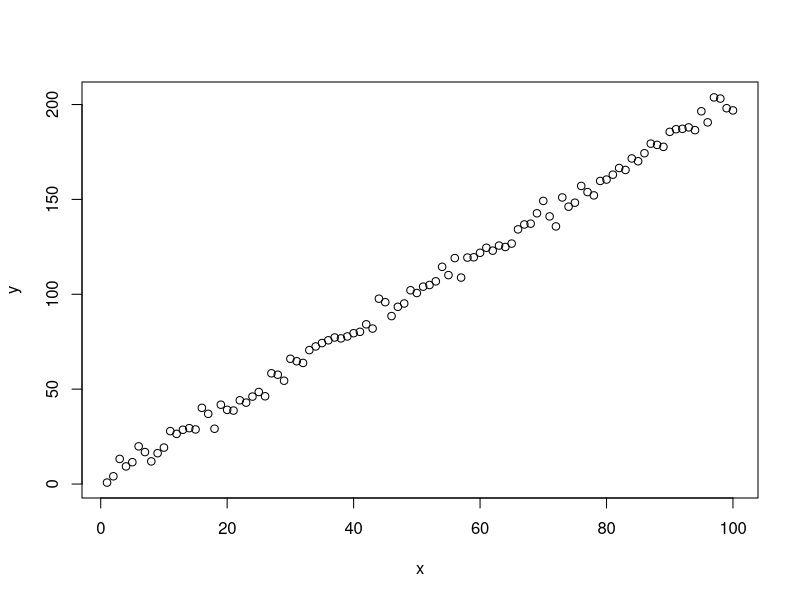
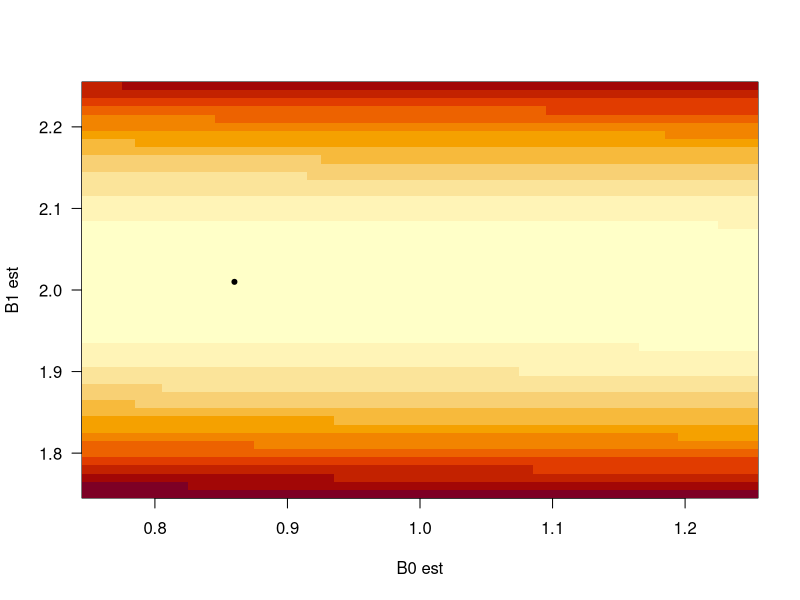
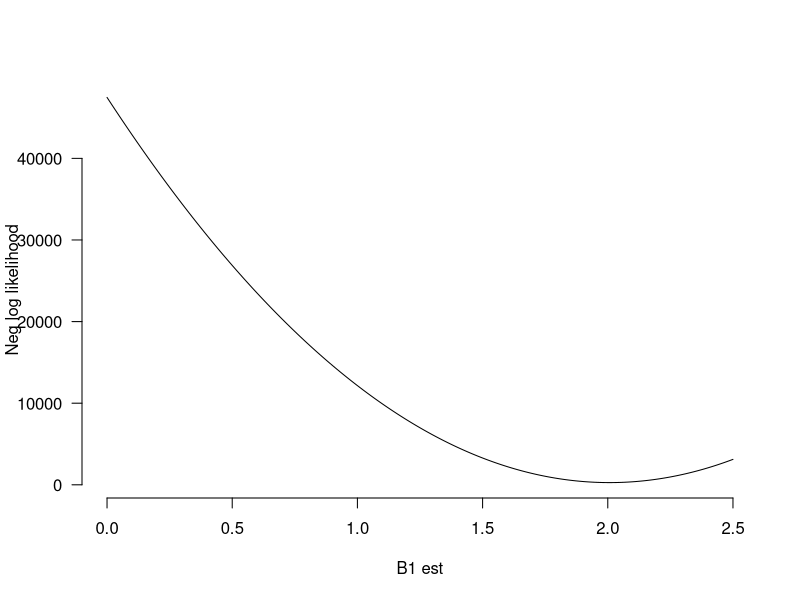
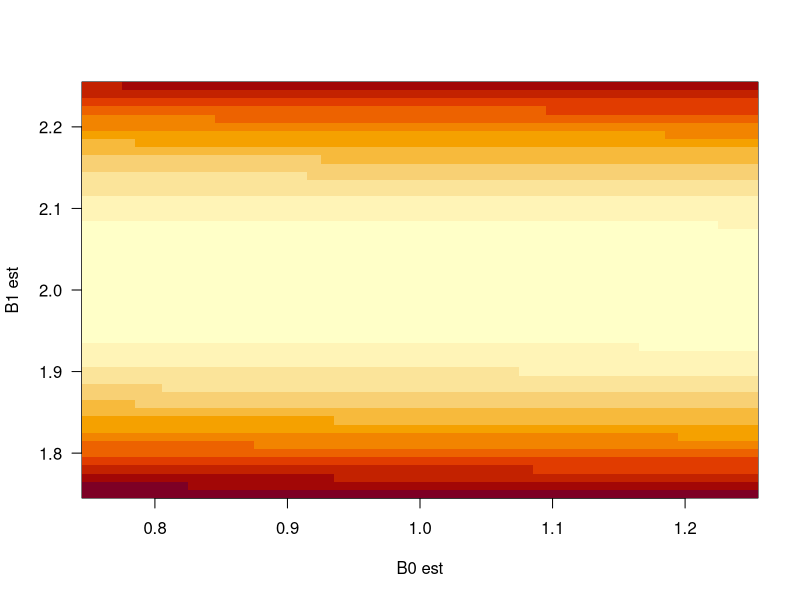
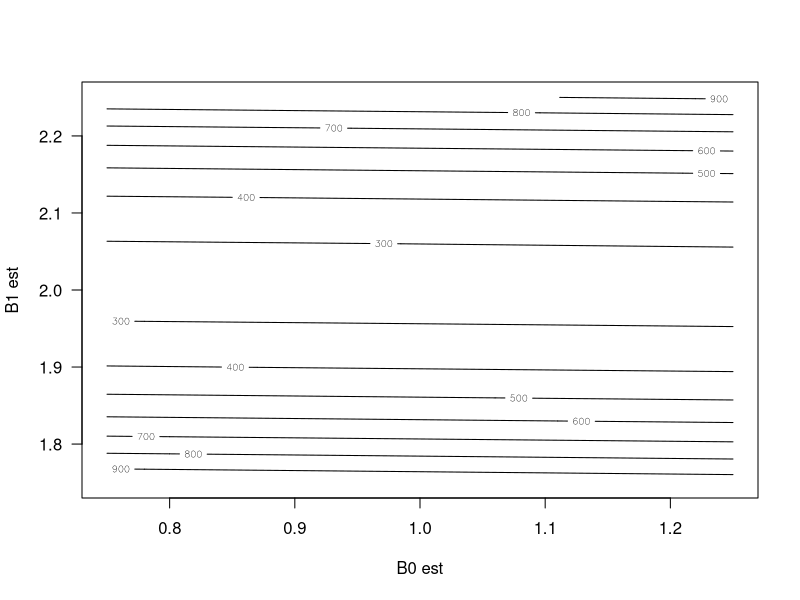
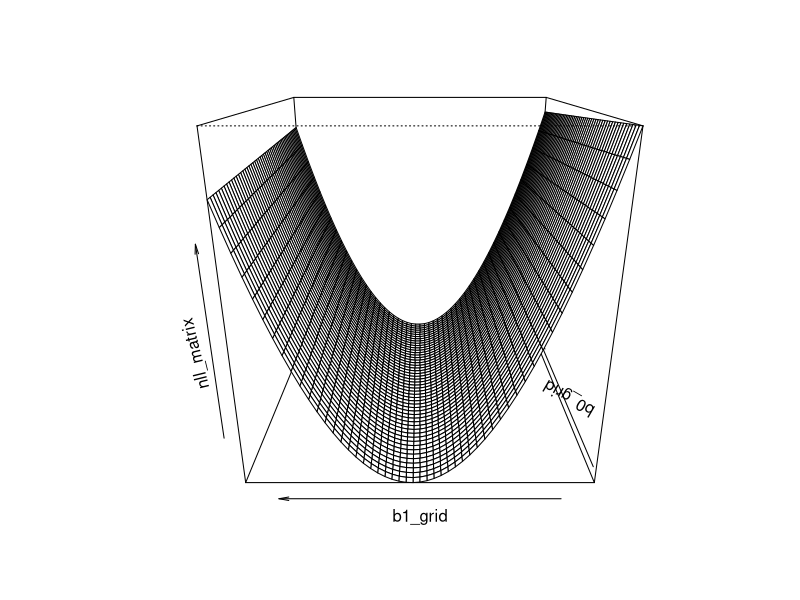

The R script that drew these images, in order:
#Zoo 955 HW8 MLE 

# Q1: Simulate some data for a linear regression using the simple linear regression model: yi = beta_0 + beta_1*xi + error 
# Where error~N(0,sig).  

#100 points, roughly slope of 2, sigma of 4, intercept of 1

set.seed(123)
b0<-1
b1<-2
sig<-4
x<-1:100

y=b0+b1*x+rnorm(length(x), mean=0, sd=sig)
plot(y~x)

model<-lm(y~x)

#plot(model)

ci<-confint(model, x, level=.95)
ci
#2.5 %   97.5 %
#  (Intercept) -0.6084649 2.317234
#x            1.9848956 2.035193
#Model assumptions look alright, qq plot is a little hazy but if you squint hard enough it's ok

# Q2: Analyze the data generated in Q1 using the normal equation:
x1<-cbind(rep(1, length(x)), x)
b<-solve(t(x1)%*%x1) %*% (t(x1)%*%y)
b
#0.8543846
#x 2.0100443
#The estimates are pretty close to our values! Not as close as the first method though 

# Q3: Analyze the data generated in Q1 using a grid search to minimize the sum of squared errors (no need to iterate more than twice):

rss_1 <- function(y, y_pred){sum((y_pred-y)^2)}

# Set grid search
b0_grid <- seq(.75, 1.25, .01)
b1_grid <- seq(1.75, 2.25, .01)
rss_matrix <- matrix(data=NA, nrow=length(b0_grid), ncol=length(b1_grid), 
                     dimnames=list(b0_grid, b1_grid))
# Begin grid search: i <- 1; j <- 1
for(i in 1:length(b0_grid)){
  b0_curr <- b0_grid[i]
  for(j in 1:length(b1_grid)){
    b1_curr <- b1_grid[j]
    y_pred <- b0_curr + b1_curr*x
    rss <- rss_1(y, y_pred)
    rss_matrix[i,j] <- rss
  }
}

rss_2 <- which(rss_matrix==min(rss_matrix), arr.ind=T)
rss_coef <- c(b0_grid[rss_2[1]], b1_grid[rss_2[2]])
# Visualize grid search
image(x=b0_grid, y=b1_grid, z=rss_matrix, las=1, xlab="B0 est", ylab="B1 est")
points(x=rss_coef[1], y=rss_coef[2], pch=20, cex=1)

rss_coef

#B0 is 0.86, which is kinda close 
#B1 is 2.01, which is very close 

# Q4: Analyze the data generated in Q1 using a grid search to minimize the negative log likelihood (no need to iterate more than twice).  Note, there is a third parameter that you will need to estimate here: sig

nll_1 <- function(y, y_pred, sig){
  -sum(dnorm(x=y, mean=y_pred, sd=sig, log=T))
}

#Grid search
b0_grid <- seq(.75, 1.25, .01)
b1_grid <- seq(1.75, 2.25, .01)
sig_eval <- seq(2,5,0.1)
nll_array <- array(data=NA, dim=c(length(b0_grid), length(b1_grid), length(sig_eval)), 
                   dimnames=list(b0_grid, b1_grid, sig_eval))
#Grid search: i <- 1; j <- 1; k <- 1
for(i in 1:length(b0_grid)){
  b0_curr <- b0_grid[i]
  for(j in 1:length(b1_grid)){
    b1_curr <- b1_grid[j]
    for(k in 1:length(sig_eval)){
      sig_curr <- sig_eval[k]
      y_pred <- b0_curr + b1_curr*x
      nll <- nll_1(y, y_pred, sig)
      nll_array[i,j,k] <- nll
    }
  }
}
#Evaluate best parameters 
nll_2 <- which(nll_array==min(nll_array), arr.ind=T)
nll_coef <- c(b0_grid[nll_2[1]], 
              b1_grid[nll_2[2]],
              sig_eval[nll_2[2]])
nll_coef

# Q5: Analyze the data generated in Q1 using optim() to minimize the negative log likelihood.  

fun_1 <- function(par){
  b0 <- par[1]
  b1 <- par[2]
  sig <- par[3]
  y_pred <- b0 + b1*x
  nll <- nll_1(y, y_pred, sig)
}

#optim() stuff 
fit <- optim(par=c(1,2,4), fn=fun_1)
optim_coef <- fit$par

optim_coef

#This did converge, the estimates are not on the bounds that we gave the function but within bounds 
#If we blow the bounds out we can see that this is the global maximum

# Q6: Plot a likelihood profile for the slope parameter while estimating the conditional MLEs of the intercept and sig for each plotted value of the slope parameter (see p. 173 of Hilborn and Mangel).

# Nicer function for calculating NLL
nll_1_new <- function(b0, b1, sig, y){
  y_pred <- b0 + b1*x
  nll <- nll_1(y, y_pred, sig)
}

# Parameters 
b0_hold <- b0 * 1.05
sig_hold <- sig * 0.95

# Estimate NLL over slopes
b1s <- seq(0,2.5,0.01)
nlls <- sapply(1:length(b1s), function(x) nll_1_new(b0_hold, b1s[x], sig_hold, y))
plot(nlls~b1s, type="l", bty="n", las=1, xlab="B1 est", ylab="Neg log likelihood")

#Lowest negative log likelihood at our estimated slope of 2, increases on each side! 

# Q7: Plot the joint likelihood surface for the intercept and slope parameters.  Is there evidence of confounding between these two parameters (i.e., a ridge rather than a mountain top)?

# Parameters 
b0_grid <- seq(.75, 1.25, .01)
b1_grid <- seq(1.75, 2.25, .01)
sig_hold <- sig

# Setup grid search
nll_matrix <- matrix(data=NA, nrow=length(b0_grid), ncol=length(b1_grid), 
                     dimnames=list(b0_grid, b1_grid))
# Begin grid search: i <- 1; j <- 1
for(i in 1:length(b0_grid)){
  b0_curr <- b0_grid[i]
  for(j in 1:length(b1_grid)){
    b1_curr <- b1_grid[j]
    nll <- nll_1_new(b0_curr, b1_curr, sig_hold, y)
    nll_matrix[i,j] <- nll
  }
}
# Visualize grid search
#This is wild 
image(x=b0_grid, y=b1_grid, z=nll_matrix, las=1, xlab="B0 est", ylab="B1 est")
contour(x=b0_grid, y=b1_grid, z=nll_matrix, las=1, xlab="B0 est", ylab="B1 est")
persp(x=b0_grid, y=b1_grid, z=nll_matrix, theta=270, phi=20)

#There is confounding between the parameters, we can see the graph has a ridge and looks like a taco 

# Q8: How different are the estimated coefficients from Q1, Q2, and Q5 and how do they compare to the true values?

#These values are slightly different from one another, the analytical solution was the "best" probably because this was 
#a simple simulated dataset. The optimization approach would probably be better for complex data 